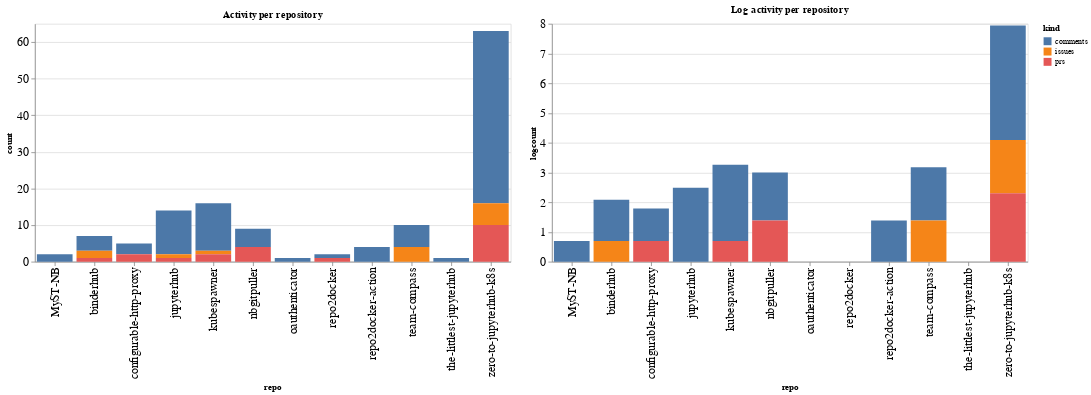

The notebook cell this image was saved under:
### Code cell
ch1 = alt.Chart(repo_summaries, width=600, title="Activity per repository").mark_bar().encode(
    x='repo',
    y='count',
    color='kind',
    tooltip="kind"
)

ch2 = alt.Chart(repo_summaries, width=600, title="Log activity per repository").mark_bar().encode(
    x='repo',
    y='logcount',
    color='kind',
    tooltip="kind"
)

ch1 | ch2

### Figure 1 — Vega-Lite specification as saved in the notebook (floating-point values rounded to 4 significant figures)
{"config": {"axisLeft": {"labelFontSize": 15}, "axisBottom": {"labelFontSize": 15}}, "hconcat": [{"mark": "bar", "encoding": {"color": {"type": "nominal", "field": "kind"}, "tooltip": {"type": "nominal", "field": "kind"}, "x": {"type": "nominal", "field": "repo"}, "y": {"type": "quantitative", "field": "count"}}, "title": "Activity per repository", "width": 600}, {"mark": "bar", "encoding": {"color": {"type": "nominal", "field": "kind"}, "tooltip": {"type": "nominal", "field": "kind"}, "x": {"type": "nominal", "field": "repo"}, "y": {"type": "quantitative", "field": "logcount"}}, "title": "Log activity per repository", "width": 600}], "data": {"name": "data-1de107fccca18c3262c0b696bedd9c6d"}, "$schema": "https://vega.github.io/schema/vega-lite/v4.8.1.json", "datasets": {"data-1de107fccca18c3262c0b696bedd9c6d": [{"repo": "MyST-NB", "kind": "comments", "count": 2, "logcount": 0.6931}, {"repo": "binderhub", "kind": "comments", "count": 4, "logcount": 1.386}, {"repo": "binderhub", "kind": "issues", "count": 2, "logcount": 0.6931}, {"repo": "binderhub", "kind": "prs", "count": 1, "logcount": 0.0}, {"repo": "configurable-http-proxy", "kind": "comments", "count": 3, "logcount": 1.099}, {"repo": "configurable-http-proxy", "kind": "prs", "count": 2, "logcount": 0.6931}, {"repo": "jupyterhub", "kind": "comments", "count": 12, "logcount": 2.485}, {"repo": "jupyterhub", "kind": "issues", "count": 1, "logcount": 0.0}, {"repo": "jupyterhub", "kind": "prs", "count": 1, "logcount": 0.0}, {"repo": "kubespawner", "kind": "comments", "count": 13, "logcount": 2.565}, {"repo": "kubespawner", "kind": "issues", "count": 1, "logcount": 0.0}, {"repo": "kubespawner", "kind": "prs", "count": 2, "logcount": 0.6931}, {"repo": "nbgitpuller", "kind": "comments", "count": 5, "logcount": 1.609}, {"repo": "nbgitpuller", "kind": "prs", "count": 4, "logcount": 1.386}, {"repo": "oauthenticator", "kind": "comments", "count": 1, "logcount": 0.0}, {"repo": "repo2docker", "kind": "comments", "count": 1, "logcount": 0.0}, {"repo": "repo2docker", "kind": "prs", "count": 1, "logcount": 0.0}, {"repo": "repo2docker-action", "kind": "comments", "count": 4, "logcount": 1.386}, {"repo": "team-compass", "kind": "comments", "count": 6, "logcount": 1.792}, {"repo": "team-compass", "kind": "issues", "count": 4, "logcount": 1.386}, {"repo": "the-littlest-jupyterhub", "kind": "comments", "count": 1, "logcount": 0.0}, {"repo": "zero-to-jupyterhub-k8s", "kind": "comments", "count": 47, "logcount": 3.85}, {"repo": "zero-to-jupyterhub-k8s", "kind": "issues", "count": 6, "logcount": 1.792}, {"repo": "zero-to-jupyterhub-k8s", "kind": "prs", "count": 10, "logcount": 2.303}]}}
